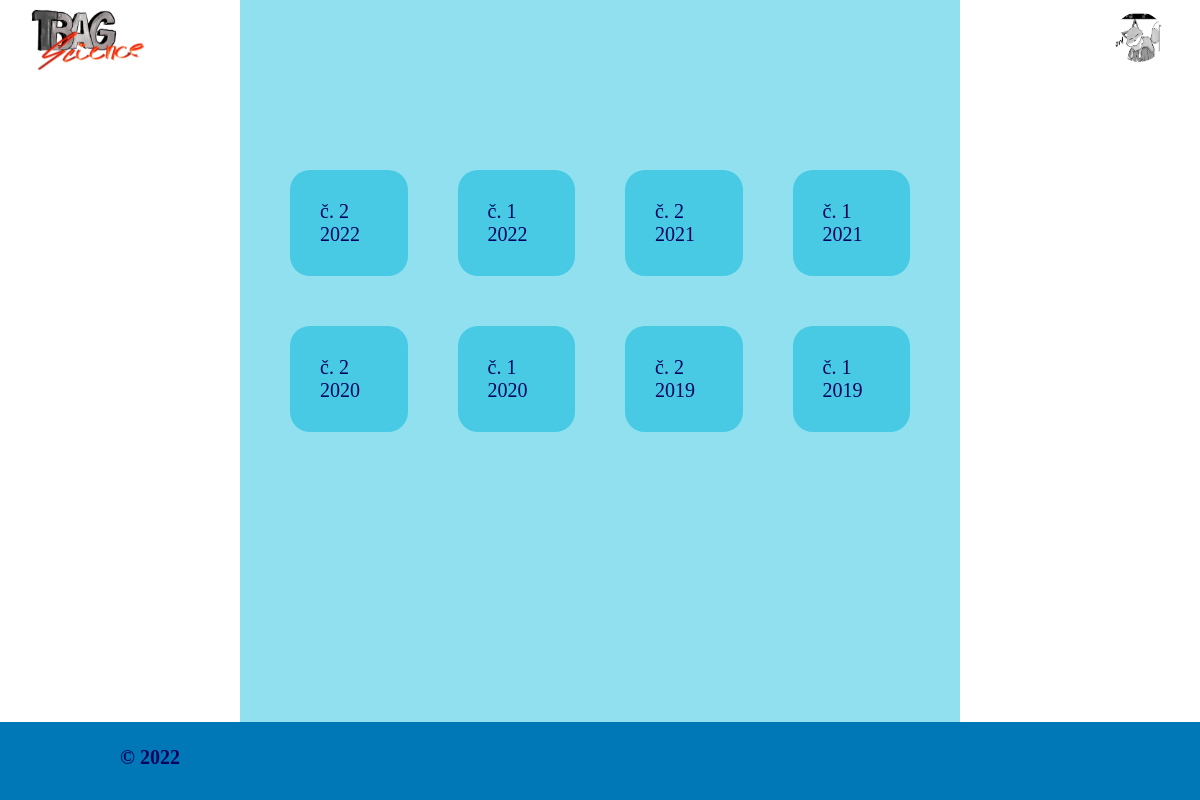
/gallery.php, run on the app's committed database.
### tables this page shows
CREATE TABLE `journal` (
  `id` int(11) NOT NULL,
  `number` int(11) NOT NULL,
  `year` int(11) NOT NULL
);

### backend.php (called while the page is built, shortened)
<?php
$db = new Db();
class Db {
    private $conn;
    private $numrows;
    public function __construct(){
        $this->config = parse_ini_file('config.ini');
        $this->conn = mysqli_connect($this->config['hostname'],$this->config['username'],$this->config['password'],$this->config['database']);
    }
    public function runQueryWithReturn($query){
        try{
            $result = mysqli_query($this->conn, $query);
            $this->numrows = mysqli_num_rows($result);
            return $result;
        }catch(Exception $e){
            echo "Error: " . $e->getMessage();
        }
        return $result;
    }
    public function getRows($result){
        $rows = array();
        if ($this->numrows > 0) {
            while ($row = $result->fetch_assoc()) {
                $rows[] = $row;
            }
        }
        return $rows;
    }
}

### gallery.php (the view, shortened to what this page needs)
<?php
require("backend.php");
if (isset($_GET['id'])) {
    $id = $_GET['id'];
    $query = "SELECT * FROM articles WHERE journalid = $id AND status = 'approved'";
    $result = $db->runQueryWithReturn($query);
    $articles = $db->getRows($result);
    $page_title = "Články";
} elseif (!isset($articles)) {
    $query = "SELECT * FROM journal ORDER BY id ASC";
    $result = $db->runQueryWithReturn($query);
    $journals = $db->getRows($result);
}
require("templates/header.php");
require("navigation.php");
if (isset($journals)) {
    echo "<table>";
    $i = 0;
    foreach ($journals as $journal) {
        if ($i % 4 == 0) {
            echo "<tr>";
        }
        echo "<td class='blok'><a href='gallery.php?id=" . $journal['id'] . "'> č. " . $journal['number'] . " " . $journal['year'] . "</a></td>";
        if ($i % 4 == 3) {
            echo "</tr>";
        }
        $i++;
    }
    echo "</table>";
}
require("templates/footer.php");

### templates/header.php (shortened to what this page needs)
<!DOCTYPE html>
<html lang="cs">
<head>
    <link rel="stylesheet" type="text/css" href="styles/style.css">
</head>
<body>

### navigation.php (shortened to what this page needs)
<nav>
    <ul>
        <img src="logo.png" class="logo">
        <a href="user.html"><img src="testprofile.png" class="profil"></div></a>
    </ul>
</nav>
<div class="body">

### templates/footer.php
</div>
<footer>
    <div class="text">
        <b> © 2022 </b>
    </div>
</footer>
</body>
</html>

### styles/style.css (style rules this page uses)
body, html { margin:0; padding:0; }
body { font-size: 20px; }
a { text-decoration: none; }
nav { top: 0; position: fixed; float: left; width: 100%; background-color: #0077B6; }
nav .logo { position: absolute; width: 130px; height: 65px; left: 2%; padding: 5px; }
nav .profil { position: absolute; border-radius: 50%; width: 50px; height: 50px; right: 2%; padding: 12px; }
nav ul { margin-top: 0; margin-bottom: 0; margin-left: 25%; width: 60%; list-style-type: none; }
.body { color: #03045E; z-index: -1; width: 60%; margin-left: 20%; background-color: #90E0EF; padding-top: 10%; padding-bottom: 20%; }
table { margin-left:auto; margin-right:auto; align-content:center; border-spacing:50px; }
.blok { padding:30px; border-radius: 20px; background-color: #48CAE4; }
.blok a { color: #03045E; }
footer { position: absolute; width: 100%; height: 10%; background-color: #0077B6; }
footer .text { color: #03045E; font-size: 20px; margin-left: 10%; margin-top: 2%; }

### data on the page
journal: number "2", year "2022"
journal: number "1", year "2022"
journal: number "2", year "2021"
journal: number "1", year "2021"
journal: number "2", year "2020"
journal: number "1", year "2020"
journal: number "2", year "2019"
journal: number "1", year "2019"
